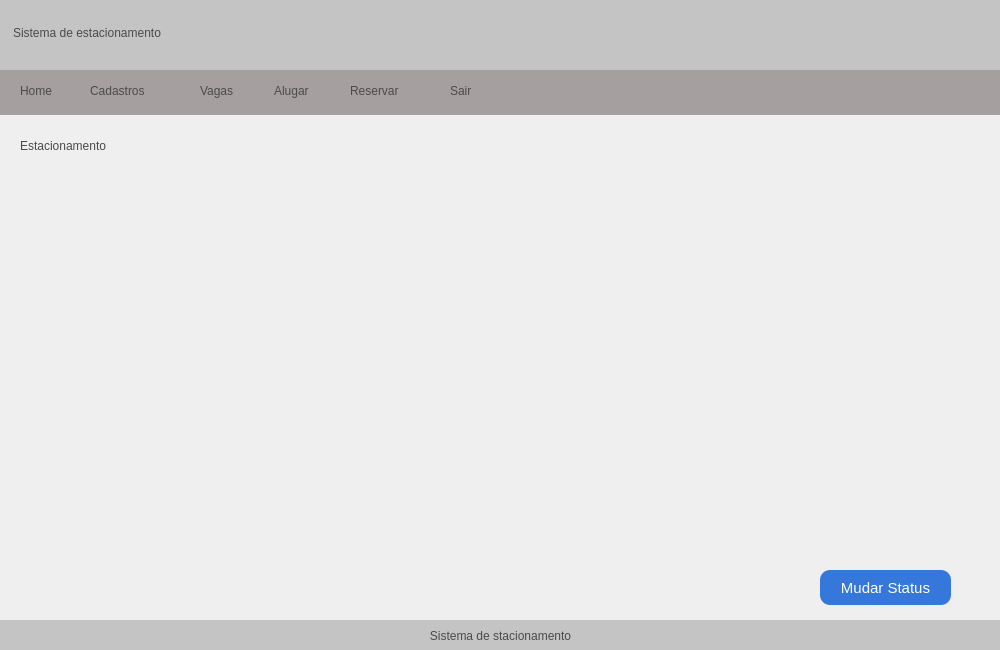
<?xml version="1.0" encoding="UTF-8"?>
<ui version="4.0">
 <class>EstacionamentoFuncionario</class>
 <widget class="QMainWindow" name="EstacionamentoFuncionario">
  <property name="geometry">
   <rect>
    <x>0</x>
    <y>0</y>
    <width>1000</width>
    <height>650</height>
   </rect>
  </property>
  <property name="minimumSize">
   <size>
    <width>1000</width>
    <height>650</height>
   </size>
  </property>
  <property name="maximumSize">
   <size>
    <width>1000</width>
    <height>650</height>
   </size>
  </property>
  <property name="windowTitle">
   <string>Sistema de estacionamento - Estacionamento</string>
  </property>
  <property name="windowIcon">
   <iconset>
    <normaloff>imagens/seguro-de-automovel.png</normaloff>imagens/seguro-de-automovel.png</iconset>
  </property>
  <widget class="QWidget" name="centralwidget">
   <widget class="QGroupBox" name="groupBox">
    <property name="geometry">
     <rect>
      <x>0</x>
      <y>70</y>
      <width>1001</width>
      <height>45</height>
     </rect>
    </property>
    <property name="styleSheet">
     <string notr="true">background-color: rgb(166, 159, 159);
padding-inline:10px;
border:none;</string>
    </property>
    <property name="title">
     <string/>
    </property>
    <widget class="QPushButton" name="btnSair">
     <property name="geometry">
      <rect>
       <x>450</x>
       <y>0</y>
       <width>41</width>
       <height>41</height>
      </rect>
     </property>
     <property name="cursor">
      <cursorShape>PointingHandCursor</cursorShape>
     </property>
     <property name="styleSheet">
      <string notr="true">color: rgb(75, 74, 74);
font: 14pt &quot;Segoe UI&quot;;
text-align: left;</string>
     </property>
     <property name="text">
      <string>Sair</string>
     </property>
    </widget>
    <widget class="QPushButton" name="btnReservar">
     <property name="geometry">
      <rect>
       <x>350</x>
       <y>0</y>
       <width>91</width>
       <height>41</height>
      </rect>
     </property>
     <property name="cursor">
      <cursorShape>PointingHandCursor</cursorShape>
     </property>
     <property name="styleSheet">
      <string notr="true">color: rgb(75, 74, 74);
font: 14pt &quot;Segoe UI&quot;;
text-align: left;</string>
     </property>
     <property name="text">
      <string>Reservar </string>
     </property>
    </widget>
    <widget class="QPushButton" name="btnVagas">
     <property name="geometry">
      <rect>
       <x>200</x>
       <y>0</y>
       <width>61</width>
       <height>41</height>
      </rect>
     </property>
     <property name="cursor">
      <cursorShape>PointingHandCursor</cursorShape>
     </property>
     <property name="styleSheet">
      <string notr="true">color: rgb(75, 74, 74);
font: 14pt &quot;Segoe UI&quot;;
text-align: left;</string>
     </property>
     <property name="text">
      <string>Vagas</string>
     </property>
    </widget>
    <widget class="QPushButton" name="btnCadastros">
     <property name="geometry">
      <rect>
       <x>90</x>
       <y>0</y>
       <width>101</width>
       <height>41</height>
      </rect>
     </property>
     <property name="cursor">
      <cursorShape>PointingHandCursor</cursorShape>
     </property>
     <property name="styleSheet">
      <string notr="true">color: rgb(75, 74, 74);
font: 14pt &quot;Segoe UI&quot;;
text-align: left;</string>
     </property>
     <property name="text">
      <string>Cadastros</string>
     </property>
    </widget>
    <widget class="QPushButton" name="btnAlugar">
     <property name="geometry">
      <rect>
       <x>274</x>
       <y>0</y>
       <width>71</width>
       <height>41</height>
      </rect>
     </property>
     <property name="cursor">
      <cursorShape>PointingHandCursor</cursorShape>
     </property>
     <property name="styleSheet">
      <string notr="true">color: rgb(75, 74, 74);
font: 14pt &quot;Segoe UI&quot;;
text-align: left;</string>
     </property>
     <property name="text">
      <string>Alugar</string>
     </property>
    </widget>
    <widget class="QPushButton" name="btnHome">
     <property name="geometry">
      <rect>
       <x>20</x>
       <y>0</y>
       <width>61</width>
       <height>41</height>
      </rect>
     </property>
     <property name="cursor">
      <cursorShape>PointingHandCursor</cursorShape>
     </property>
     <property name="styleSheet">
      <string notr="true">color: rgb(75, 74, 74);
font: 14pt &quot;Segoe UI&quot;;
text-align: left;</string>
     </property>
     <property name="text">
      <string>Home</string>
     </property>
    </widget>
   </widget>
   <widget class="QLabel" name="label">
    <property name="geometry">
     <rect>
      <x>0</x>
      <y>-5</y>
      <width>1001</width>
      <height>75</height>
     </rect>
    </property>
    <property name="styleSheet">
     <string notr="true">background-color: rgb(196, 196, 196);
color: rgb(75, 74, 74);
font: 24pt &quot;Segoe UI&quot;;
padding: 10px;
border:none;</string>
    </property>
    <property name="text">
     <string>Sistema de estacionamento</string>
    </property>
   </widget>
   <widget class="QLabel" name="label_2">
    <property name="geometry">
     <rect>
      <x>0</x>
      <y>620</y>
      <width>1001</width>
      <height>31</height>
     </rect>
    </property>
    <property name="styleSheet">
     <string notr="true">background-color: rgb(196, 196, 196);
color: rgb(75, 74, 74);
</string>
    </property>
    <property name="text">
     <string>Sistema de stacionamento</string>
    </property>
    <property name="alignment">
     <set>Qt::AlignCenter</set>
    </property>
   </widget>
   <widget class="QLabel" name="label_3">
    <property name="geometry">
     <rect>
      <x>20</x>
      <y>130</y>
      <width>161</width>
      <height>31</height>
     </rect>
    </property>
    <property name="styleSheet">
     <string notr="true">color: rgb(75, 74, 74);
font: 14pt &quot;Segoe UI&quot;;</string>
    </property>
    <property name="text">
     <string>Estacionamento</string>
    </property>
   </widget>
   <widget class="QPushButton" name="btnMudarStatus">
    <property name="geometry">
     <rect>
      <x>820</x>
      <y>570</y>
      <width>131</width>
      <height>35</height>
     </rect>
    </property>
    <property name="minimumSize">
     <size>
      <width>100</width>
      <height>35</height>
     </size>
    </property>
    <property name="maximumSize">
     <size>
      <width>150</width>
      <height>35</height>
     </size>
    </property>
    <property name="font">
     <font>
      <pointsize>11</pointsize>
     </font>
    </property>
    <property name="cursor">
     <cursorShape>PointingHandCursor</cursorShape>
    </property>
    <property name="styleSheet">
     <string notr="true">background-color: rgb(53, 119, 218);
color: rgb(255, 255, 255);
border: none;
border-radius:10px;</string>
    </property>
    <property name="text">
     <string>Mudar Status</string>
    </property>
   </widget>
   <widget class="QLabel" name="lblEstacionamento">
    <property name="geometry">
     <rect>
      <x>40</x>
      <y>180</y>
      <width>911</width>
      <height>371</height>
     </rect>
    </property>
    <property name="text">
     <string/>
    </property>
    <property name="pixmap">
     <pixmap>imagens/mapiamento.png</pixmap>
    </property>
    <property name="alignment">
     <set>Qt::AlignCenter</set>
    </property>
   </widget>
  </widget>
  <widget class="QMenuBar" name="menubar">
   <property name="geometry">
    <rect>
     <x>0</x>
     <y>0</y>
     <width>1000</width>
     <height>22</height>
    </rect>
   </property>
  </widget>
 </widget>
 <resources/>
 <connections/>
</ui>
